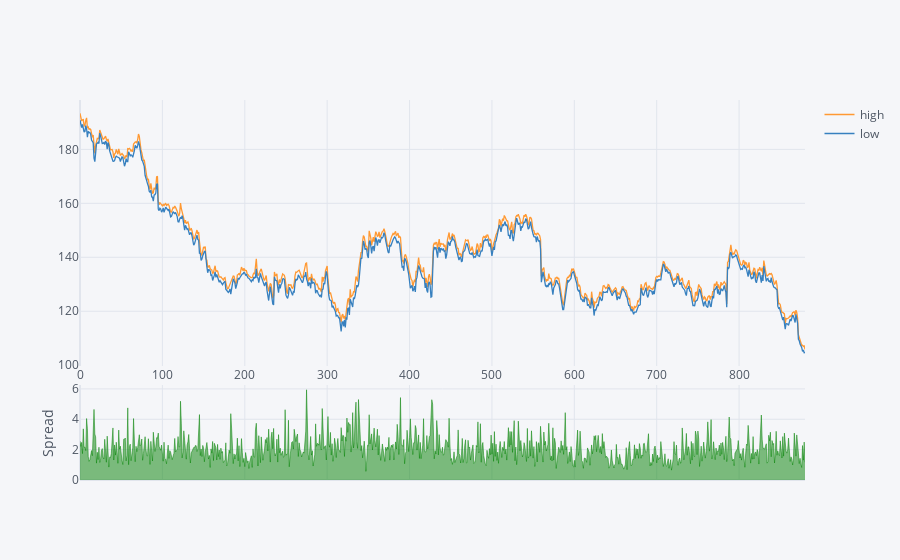

Notebook cell for this chart:
### Code cell
import cufflinks as cf
cf.go_offline()
cf.set_config_file(offline=False, world_readable=True)
df[['high','low']].iplot(kind='spread')

### Figure 1 — Plotly figure (JSON) as saved in the notebook; plotly's stock layout.template omitted (floating-point values rounded to 4 significant figures; data arrays with more than 128 entries replaced by an {"elided": "..."} marker saying what was removed)
{"data": [{"line": {"color": "rgba(255, 153, 51, 1.0)", "dash": "solid", "shape": "linear", "width": 1.3}, "mode": "lines", "name": "high", "text": "", "type": "scatter", "x": {"elided": "881 int values"}, "y": {"elided": "881 float values"}}, {"line": {"color": "rgba(55, 128, 191, 1.0)", "dash": "solid", "shape": "linear", "width": 1.3}, "mode": "lines", "name": "low", "text": "", "type": "scatter", "x": {"elided": "881 int values"}, "y": {"elided": "881 float values"}}, {"connectgaps": false, "fill": "tozeroy", "line": {"color": "green", "dash": "solid", "shape": "linear", "width": 0.5}, "mode": "lines", "name": "Spread", "showlegend": false, "type": "scatter", "x": {"elided": "881 int values"}, "xaxis": "x2", "y": {"elided": "881 float values"}, "yaxis": "y2"}, {"connectgaps": false, "fill": "tozeroy", "line": {"color": "red", "dash": "solid", "shape": "linear", "width": 0.5}, "mode": "lines", "name": "Spread", "showlegend": false, "type": "scatter", "x": {"elided": "881 int values"}, "xaxis": "x2", "y": {"elided": "881 str values"}, "yaxis": "y2"}], "layout": {"hovermode": "x", "legend": {"bgcolor": "#F5F6F9", "font": {"color": "#4D5663"}}, "paper_bgcolor": "#F5F6F9", "plot_bgcolor": "#F5F6F9", "title": {"font": {"color": "#4D5663"}}, "xaxis": {"gridcolor": "#E1E5ED", "showgrid": true, "tickfont": {"color": "#4D5663"}, "title": {"font": {"color": "#4D5663"}, "text": ""}, "zerolinecolor": "#E1E5ED"}, "xaxis2": {"anchor": "y2", "gridcolor": "#E1E5ED", "showgrid": true, "showticklabels": false, "tickfont": {"color": "#4D5663"}, "title": {"font": {"color": "#4D5663"}, "text": ""}, "zerolinecolor": "#E1E5ED"}, "yaxis": {"domain": [0.3, 1], "gridcolor": "#E1E5ED", "showgrid": true, "tickfont": {"color": "#4D5663"}, "title": {"font": {"color": "#4D5663"}, "text": ""}, "zerolinecolor": "#E1E5ED"}, "yaxis2": {"domain": [0, 0.25], "gridcolor": "#E1E5ED", "showgrid": true, "tickfont": {"color": "#4D5663"}, "title": {"font": {"color": "#4D5663"}, "text": "Spread"}, "zerolinecolor": "#E1E5ED"}}}
